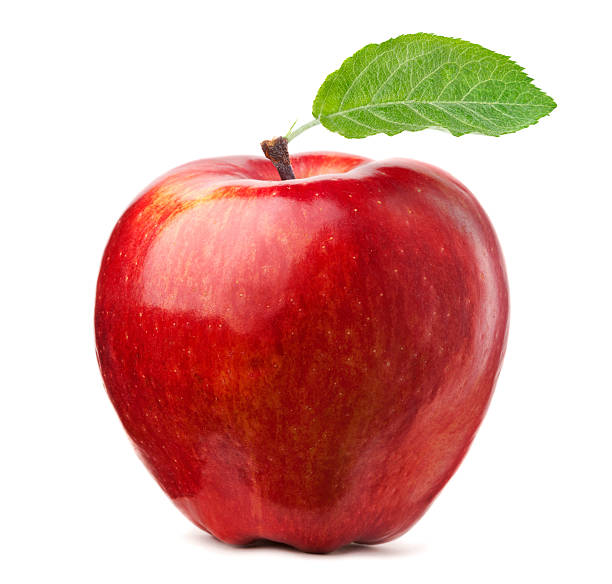
#> input picture workshops/apple.jpg, 612 x 584 px, found by its file name
$ python flip2_pil.py
#> lines starting #> are read from the running program, lines starting #| are printed output that depends on the picture
# Copyright 2019 Google LLC
#
# Licensed under the Apache License, Version 2.0 (the "License");
# you may not use this file except in compliance with the License.
# You may obtain a copy of the License at
#
#     https://www.apache.org/licenses/LICENSE-2.0
#
# Unless required by applicable law or agreed to in writing, software
# distributed under the License is distributed on an "AS IS" BASIS,
# WITHOUT WARRANTIES OR CONDITIONS OF ANY KIND, either express or implied.
# See the License for the specific language governing permissions and
# limitations under the License.

from PIL import Image, ImageOps

# read in the image
image = Image.open('apple.jpg')
#> image is the input picture: PIL image 612x584 RGB; mean R, G, B 220.6, 173.4, 166.3

# flip the image on the vertical axis (mirror)
flip = ImageOps.mirror(image)
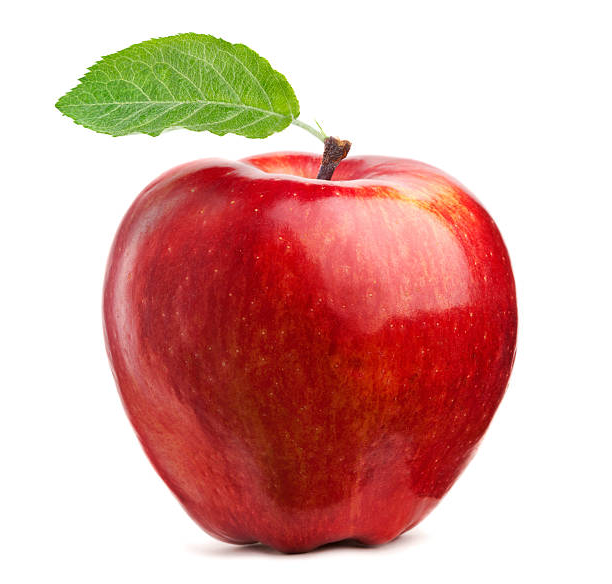
#> flip: PIL image 612x584 RGB; mean R, G, B 220.6, 173.4, 166.3
flip.show()

# flip the image on the horizontal axis (upside down)
flip = ImageOps.flip(image)
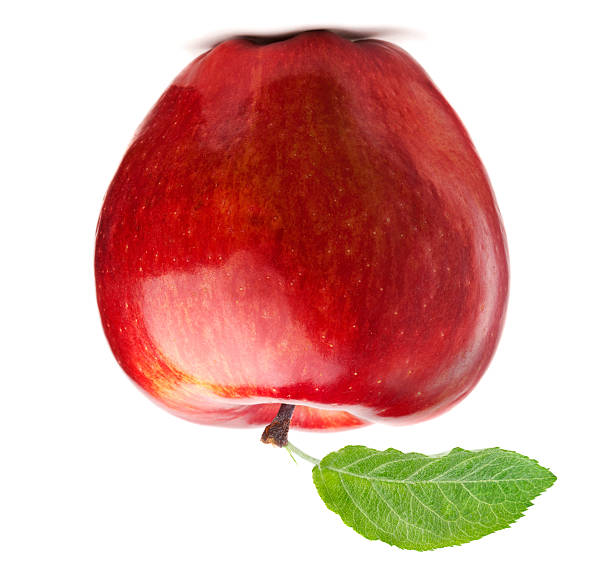
#> flip: PIL image 612x584 RGB; mean R, G, B 220.6, 173.4, 166.3
flip.show()
